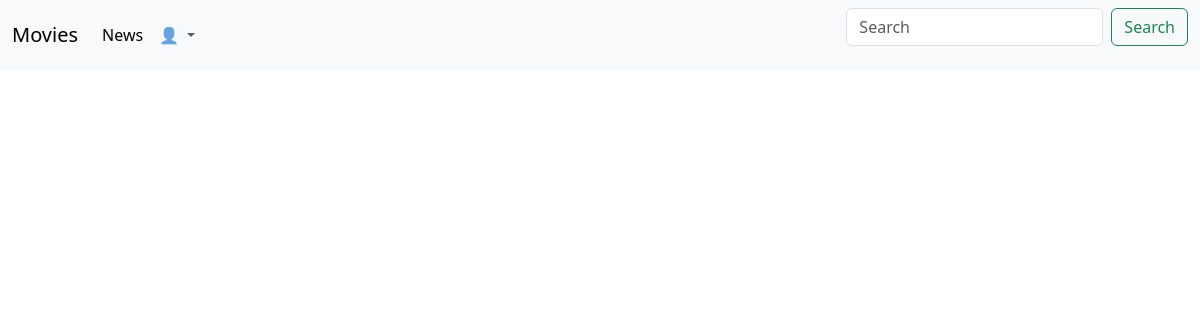
Before: /news/ with the older database file.
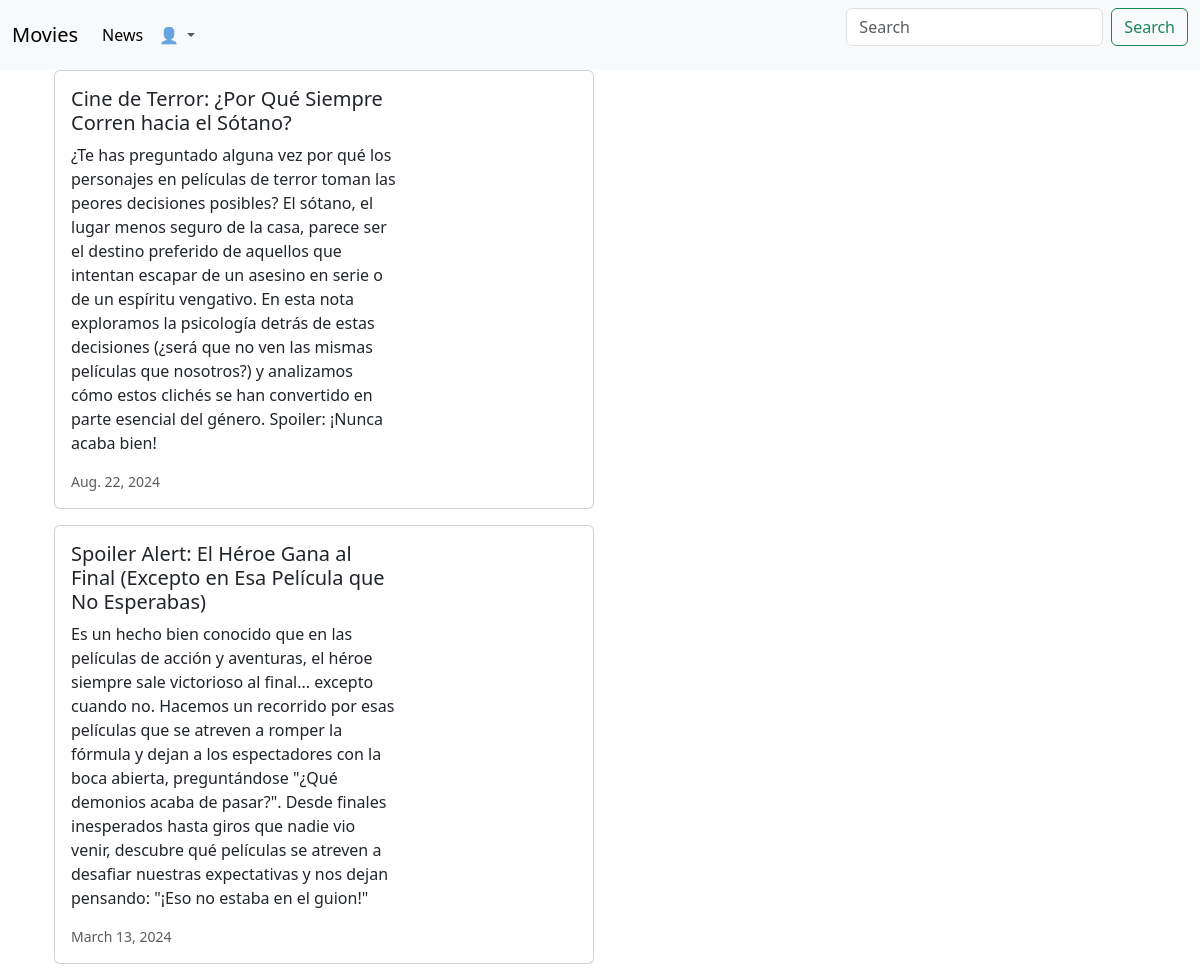
After: the same page with the newer database file.
### news/models.py (models this page shows, shortened)
class News(models.Model):
    headline = models.CharField(max_length=200)
    body = models.TextField()
    date = models.DateField()

### news/views.py (the view)
# urls.py: path('news/', include('news.urls'))
def news(request):
    newss = News.objects.all().order_by('-date')
    return render(request, 'news.html', {'newss':newss})

### news/templates/news.html (shortened to what this page needs)
{% extends 'base.html' %}
{% block content %}
<div class="container">
    {% for news in newss %}
    <div class="card mb-3" style="max-width: 540px;">
        <div class="row g-0">
            <div class="col-md-8">
                <div class="card-body">
                    <h5 class="card-title">{{ news.headline }}</h5>
                    <p class="card-text">{{ news.body }}</p>
                <p class="card-text"><small class="text-body-secondary">{{ news.date }}</small></p>
            </div>
            </div>
        </div>
        </div>
        {% endfor %}
    </div>
{% endblock content %}

### moviereviews/templates/base.html (shortened to what this page needs)
<head>
    <link href="https://cdn.jsdelivr.net/npm/bootstrap@5.3.3/dist/css/bootstrap.min.css" rel="stylesheet">
</head>
<nav class="navbar navbar-expand-lg bg-body-tertiary">
    <div class="container-fluid">
      <a class="navbar-brand" href="{% url 'home' %}">Movies</a>
      <div class="collapse navbar-collapse" id="navbarSupportedContent">
        <ul class="navbar-nav me-auto mb-2 mb-lg-0">
          <li class="nav-item">
            <a class="nav-link active" aria-current="page" href="{% url 'news' %}">News</a>
          </li>
          <li class="nav-item dropdown">
            <a class="nav-link dropdown-toggle" href="#" role="button" data-bs-toggle="dropdown" aria-expanded="false">
                👤
            </a>
          </li>
        </ul>
        <form class="d-flex" role="search">
          <input class="form-control me-2" type="search" placeholder="Search" aria-label="Search">
          <button class="btn btn-outline-success" type="submit">Search</button>
        </form>
      </div>
    </div>
  </nav>
<div class="container">
    {% block content %}
    {% endblock content %}
</div>

Changed rows visible on the page:
added News: headline "Cine de Terror: ¿Por Qué Siempre Corren hacia el Sótano?", body "¿Te has preguntado alguna vez por qué los personajes en películas de terror toman las peores decisiones posibles? El sótano, el lugar menos seguro de la casa, parece ser el destino preferido de aquellos que intentan escapar de un asesino en serie o de un espíritu vengativo. En esta nota exploramos la psicología detrás de estas decisiones (¿será que no ven las mismas películas que nosotros?) y analizamos cómo estos clichés se han convertido en parte esencial del género. Spoiler: ¡Nunca acaba bien!", date "Aug. 22, 2024"
added News: headline "Spoiler Alert: El Héroe Gana al Final (Excepto en Esa Película que No Esperabas)", body "Es un hecho bien conocido que en las películas de acción y aventuras, el héroe siempre sale victorioso al final... excepto cuando no. Hacemos un recorrido por esas películas que se atreven a romper la fórmula y dejan a los espectadores con la boca abierta, preguntándose \"¿Qué demonios acaba de pasar?\". Desde finales inesperados hasta giros que nadie vio venir, descubre qué películas se atreven a desafiar nuestras expectativas y nos dejan pensando: \"¡Eso no estaba en el guion!\"", date "March 13, 2024"
